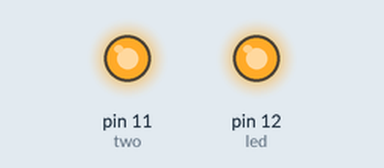
Simulated run of this sketch. Board: Arduino Uno, built with avr-gcc and run on an emulated ATmega328P. Parts: output pins drawn as LEDs (lit = HIGH).

Above: at 0.1 s.
Timing chart, 0 to 1.6 s (numbered marks = the images above):
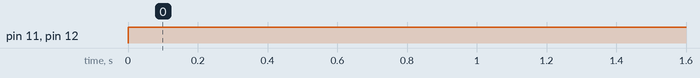

Measured:
- by itself, pin 11 (two), pin 12 (led): LOW → HIGH at 0.00 s

The sketch:

button_test.ino
```cpp
// this is a test for the non pull-down and non debounce led
// written for the arduino micro

int led = 12;
int two = 11;

void setup(){
  pinMode(led, OUTPUT);

}

void loop(){
    analogWrite(two, 255);
    digitalWrite(led, HIGH);


}
```
